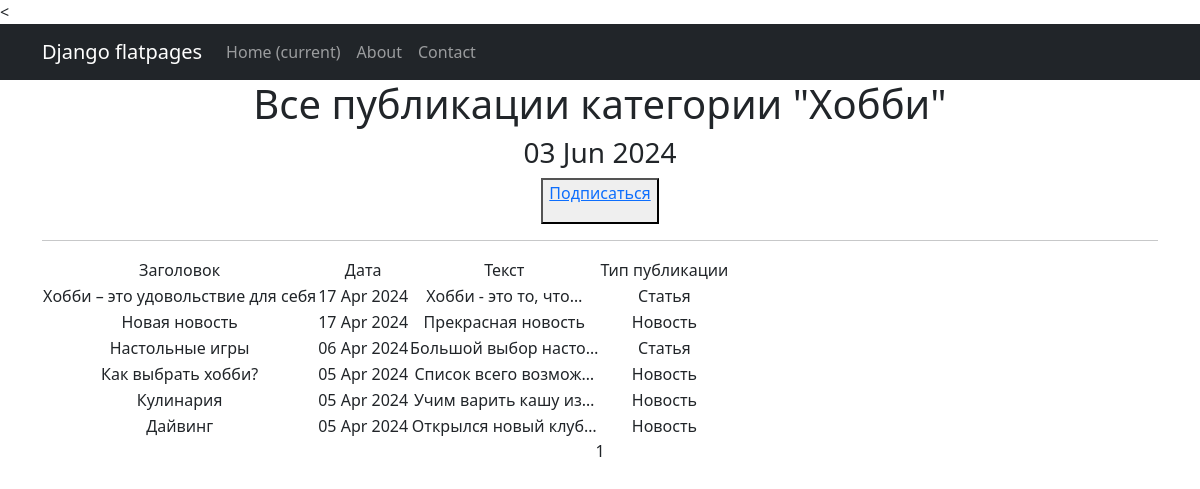
The page /categories/3 on the database its author committed.
### news/models.py (models this page shows, shortened)
class Category(models.Model):
    name = models.CharField(max_length=30, unique=True)
    subscribers = models.ManyToManyField(User, blank=True, related_name='categories')

class Post(models.Model):
    news = "NW"
    articles = "AR"
    POST_TYPES = [
        (news, "Новость"),
        (articles, "Статья")
    ]
    author = models.ForeignKey(Author, on_delete=models.CASCADE)
    post_type = models.CharField(max_length=2, choices=POST_TYPES, default=news)
    date_in = models.DateTimeField(auto_now_add=True)
    category = models.ManyToManyField(Category, through="PostCategory")
    title = models.CharField(max_length=255)
    text = models.TextField()
    rating = models.IntegerField(default=0)

### news/views.py (the view)
# urls.py: path('categories/<int:pk>', CategoryListView.as_view(), name='category_list'),
class CategoryListView(PostList):
    model = Post
    template_name = 'category_list.html'
    context_object_name = 'category_news_list'
    def get_queryset(self):
        self.category = get_object_or_404(Category, id=self.kwargs['pk'])
        queryset = Post.objects.filter(category=self.category).order_by("-date_in")
        return queryset
    def get_context_data(self, **kwargs):
        context = super().get_context_data(**kwargs)
        context['is_not_subscriber'] = self.request.user not in self.category.subscribers.all()
        context['category'] = self.category
        return context

### news/views.py (called while the page is built)
    def get_context_data(self, **kwargs):
        context = super().get_context_data(**kwargs)
        context['time_now'] = datetime.utcnow()
        return context

### templates/category_list.html (shortened to what this page needs)
{% extends 'flatpages/default.html' %}
{% block content %}
   <h1>Все публикации категории "{{ category.name }}"</h1>
   <h3>{{ time_now|date:'d M Y' }}</h3>
   {% if is_not_subscriber %}
      <button><p class="text-center"><a href="{% url 'subscribe' category.id %}">Подписаться</a></p></button>
   {% endif %}
   <hr>
   {% if category_news_list %}
       <table>
           <tr>
               <td>Заголовок</td>
               <td>Дата</td>
               <td>Текст</td>
               <td>Тип публикации</td>
           </tr>
           {% for post in category_news_list %}
           <tr>
               <td>{{ post.title }}</td>
               <td>{{ post.date_in|date:'d M Y' }}</td>
               <td>{{ post.text|truncatechars:20 }}</td>
               <td>{{ post.get_post_type_display }}</td>
           </tr>
           {% endfor %}
       </table>
   {% else %}
       <h2>Новостей нет!</h2>
   {% endif %}
   {{ page_obj.number }}
{% endblock content %}

### rows shown on the page
Category: name "Хобби"
Post: title "Хобби – это удовольствие для себя", date_in "17 Apr 2024", text "Хобби - это то, что…", post_type "Статья"
Post: title "Новая новость", date_in "17 Apr 2024", text "Прекрасная новость", post_type "Новость"
Post: title "Настольные игры", date_in "06 Apr 2024", text "Большой выбор насто…", post_type "Статья"
Post: title "Как выбрать хобби?", date_in "05 Apr 2024", text "Список всего возмож…", post_type "Новость"
Post: title "Кулинария", date_in "05 Apr 2024", text "Учим варить кашу из…", post_type "Новость"
Post: title "Дайвинг", date_in "05 Apr 2024", text "Открылся новый клуб…", post_type "Новость"

### other values the page prints
{{ time_now|date:'d M Y' }} "03 Jun 2024"
{{ page_obj.number }} "1"
